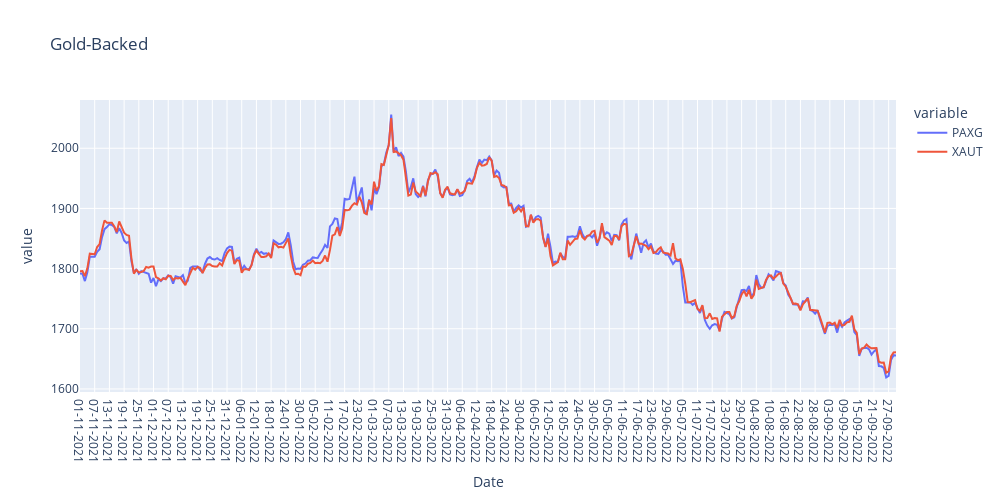

The cell this chart's notebook holds for it:
### Code cell
px.line(rets[["PAXG","XAUT"]], title='Gold-Backed', width=1000, height=500).show()

### Figure 1 — Plotly figure (JSON) as saved in the notebook; plotly's stock layout.template omitted (floating-point values rounded to 4 significant figures; data arrays with more than 128 entries replaced by an {"elided": "..."} marker saying what was removed)
{"data": [{"hovertemplate": "variable=PAXG<br>Date=%{x}<br>value=%{y}<extra></extra>", "legendgroup": "PAXG", "line": {"color": "#636efa", "dash": "solid"}, "marker": {"symbol": "circle"}, "mode": "lines", "name": "PAXG", "orientation": "v", "showlegend": true, "type": "scatter", "x": {"elided": "334 str values"}, "xaxis": "x", "y": {"elided": "334 float values"}, "yaxis": "y"}, {"hovertemplate": "variable=XAUT<br>Date=%{x}<br>value=%{y}<extra></extra>", "legendgroup": "XAUT", "line": {"color": "#EF553B", "dash": "solid"}, "marker": {"symbol": "circle"}, "mode": "lines", "name": "XAUT", "orientation": "v", "showlegend": true, "type": "scatter", "x": {"elided": "334 str values"}, "xaxis": "x", "y": {"elided": "334 float values"}, "yaxis": "y"}], "layout": {"height": 500, "legend": {"title": {"text": "variable"}, "tracegroupgap": 0}, "title": {"text": "Gold-Backed"}, "width": 1000, "xaxis": {"anchor": "y", "domain": [0, 1], "title": {"text": "Date"}}, "yaxis": {"anchor": "x", "domain": [0, 1], "title": {"text": "value"}}}}
